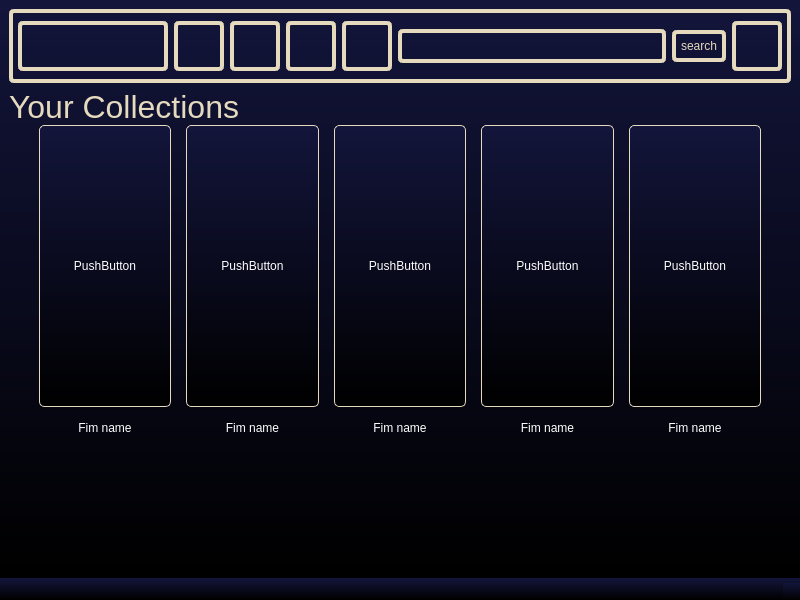
<?xml version="1.0" encoding="UTF-8"?>
<ui version="4.0">
 <class>FilmsCollection</class>
 <widget class="QMainWindow" name="FilmsCollection">
  <property name="geometry">
   <rect>
    <x>0</x>
    <y>0</y>
    <width>800</width>
    <height>600</height>
   </rect>
  </property>
  <property name="windowTitle">
   <string>MainWindow</string>
  </property>
  <property name="styleSheet">
   <string notr="true">background: qlineargradient(spread: pad, x1: 0, y1: 1, x2: 0, y2: 0, stop: 0 rgb(0, 0, 0), stop: 1 rgb(19, 21, 59));
color: white;</string>
  </property>
  <widget class="QWidget" name="centralwidget">
   <layout class="QVBoxLayout" name="verticalLayout_2">
    <item>
     <layout class="QVBoxLayout" name="verticalLayout">
      <item>
       <widget class="QWidget" name="widget_2" native="true">
        <property name="sizePolicy">
         <sizepolicy hsizetype="Preferred" vsizetype="Preferred">
          <horstretch>0</horstretch>
          <verstretch>76</verstretch>
         </sizepolicy>
        </property>
        <property name="minimumSize">
         <size>
          <width>0</width>
          <height>74</height>
         </size>
        </property>
        <property name="maximumSize">
         <size>
          <width>16777215</width>
          <height>76</height>
         </size>
        </property>
        <property name="layoutDirection">
         <enum>Qt::LeftToRight</enum>
        </property>
        <property name="styleSheet">
         <string notr="true">background-color: rgba(255, 255, 255, 0);
border: 4px solid rgb(229, 217, 190);
border-radius: 5px;
padding: 5px;</string>
        </property>
        <layout class="QHBoxLayout" name="horizontalLayout">
         <item>
          <widget class="QLabel" name="label_2">
           <property name="sizePolicy">
            <sizepolicy hsizetype="Preferred" vsizetype="Fixed">
             <horstretch>0</horstretch>
             <verstretch>50</verstretch>
            </sizepolicy>
           </property>
           <property name="minimumSize">
            <size>
             <width>150</width>
             <height>50</height>
            </size>
           </property>
           <property name="styleSheet">
            <string notr="true">border-image: url(:/rec/Pics/LogoRem.png);</string>
           </property>
           <property name="text">
            <string/>
           </property>
          </widget>
         </item>
         <item>
          <widget class="QPushButton" name="HomeBFC">
           <property name="minimumSize">
            <size>
             <width>0</width>
             <height>50</height>
            </size>
           </property>
           <property name="styleSheet">
            <string notr="true">border-image: url(:/rec/Pics/housenormal.png);</string>
           </property>
           <property name="text">
            <string/>
           </property>
          </widget>
         </item>
         <item>
          <widget class="QPushButton" name="FilmBFC">
           <property name="minimumSize">
            <size>
             <width>0</width>
             <height>50</height>
            </size>
           </property>
           <property name="styleSheet">
            <string notr="true">border-image: url(:/rec/Pics/Films.png);</string>
           </property>
           <property name="text">
            <string/>
           </property>
          </widget>
         </item>
         <item>
          <widget class="QPushButton" name="TVShowsBFC">
           <property name="minimumSize">
            <size>
             <width>0</width>
             <height>50</height>
            </size>
           </property>
           <property name="styleSheet">
            <string notr="true">border-image: url(:/rec/Pics/TVShows.png);</string>
           </property>
           <property name="text">
            <string/>
           </property>
          </widget>
         </item>
         <item>
          <widget class="QPushButton" name="KidsBFC">
           <property name="minimumSize">
            <size>
             <width>0</width>
             <height>50</height>
            </size>
           </property>
           <property name="styleSheet">
            <string notr="true">border-image: url(:/rec/Pics/Kids.png);</string>
           </property>
           <property name="text">
            <string/>
           </property>
          </widget>
         </item>
         <item>
          <widget class="QLineEdit" name="lineEdit">
           <property name="sizePolicy">
            <sizepolicy hsizetype="Expanding" vsizetype="Fixed">
             <horstretch>0</horstretch>
             <verstretch>0</verstretch>
            </sizepolicy>
           </property>
          </widget>
         </item>
         <item>
          <widget class="QPushButton" name="pushButton_15">
           <property name="styleSheet">
            <string notr="true">color: rgb(229, 217, 190);</string>
           </property>
           <property name="text">
            <string>search</string>
           </property>
          </widget>
         </item>
         <item>
          <widget class="QPushButton" name="UserBFC">
           <property name="minimumSize">
            <size>
             <width>0</width>
             <height>50</height>
            </size>
           </property>
           <property name="styleSheet">
            <string notr="true">border-image: url(:/rec/Pics/profile-user.png);</string>
           </property>
           <property name="text">
            <string/>
           </property>
          </widget>
         </item>
        </layout>
       </widget>
      </item>
     </layout>
    </item>
    <item>
     <widget class="QLabel" name="label_4">
      <property name="sizePolicy">
       <sizepolicy hsizetype="Preferred" vsizetype="Fixed">
        <horstretch>0</horstretch>
        <verstretch>30</verstretch>
       </sizepolicy>
      </property>
      <property name="minimumSize">
       <size>
        <width>0</width>
        <height>30</height>
       </size>
      </property>
      <property name="maximumSize">
       <size>
        <width>16777215</width>
        <height>30</height>
       </size>
      </property>
      <property name="styleSheet">
       <string notr="true">background-color: rgba(255, 255, 255, 0);
color: rgb(229, 217, 190);</string>
      </property>
      <property name="text">
       <string>&lt;html&gt;&lt;head/&gt;&lt;body&gt;&lt;p&gt;&lt;span style=&quot; font-size:24pt;&quot;&gt;Your Collections&lt;/span&gt;&lt;/p&gt;&lt;/body&gt;&lt;/html&gt;</string>
      </property>
     </widget>
    </item>
    <item>
     <layout class="QGridLayout" name="gridLayout">
      <property name="leftMargin">
       <number>30</number>
      </property>
      <property name="topMargin">
       <number>0</number>
      </property>
      <property name="rightMargin">
       <number>30</number>
      </property>
      <property name="bottomMargin">
       <number>0</number>
      </property>
      <property name="horizontalSpacing">
       <number>15</number>
      </property>
      <property name="verticalSpacing">
       <number>100</number>
      </property>
      <item row="0" column="4">
       <widget class="QPushButton" name="pushButton_4">
        <property name="sizePolicy">
         <sizepolicy hsizetype="Expanding" vsizetype="Expanding">
          <horstretch>0</horstretch>
          <verstretch>0</verstretch>
         </sizepolicy>
        </property>
        <property name="minimumSize">
         <size>
          <width>0</width>
          <height>196</height>
         </size>
        </property>
        <property name="maximumSize">
         <size>
          <width>16777215</width>
          <height>450</height>
         </size>
        </property>
        <property name="styleSheet">
         <string notr="true">border: 1px solid rgb(229, 217, 190);
border-radius: 5px;
padding: 5px;</string>
        </property>
        <property name="text">
         <string>PushButton</string>
        </property>
       </widget>
      </item>
      <item row="0" column="0">
       <widget class="QPushButton" name="pushButton_3">
        <property name="sizePolicy">
         <sizepolicy hsizetype="Expanding" vsizetype="Expanding">
          <horstretch>0</horstretch>
          <verstretch>0</verstretch>
         </sizepolicy>
        </property>
        <property name="minimumSize">
         <size>
          <width>0</width>
          <height>196</height>
         </size>
        </property>
        <property name="maximumSize">
         <size>
          <width>16777215</width>
          <height>450</height>
         </size>
        </property>
        <property name="styleSheet">
         <string notr="true">border: 1px solid rgb(229, 217, 190);
border-radius: 5px;
padding: 5px;</string>
        </property>
        <property name="text">
         <string>PushButton</string>
        </property>
       </widget>
      </item>
      <item row="0" column="3">
       <widget class="QPushButton" name="pushButton">
        <property name="sizePolicy">
         <sizepolicy hsizetype="Expanding" vsizetype="Expanding">
          <horstretch>0</horstretch>
          <verstretch>0</verstretch>
         </sizepolicy>
        </property>
        <property name="minimumSize">
         <size>
          <width>0</width>
          <height>196</height>
         </size>
        </property>
        <property name="maximumSize">
         <size>
          <width>16777215</width>
          <height>450</height>
         </size>
        </property>
        <property name="styleSheet">
         <string notr="true">border: 1px solid rgb(229, 217, 190);
border-radius: 5px;
padding: 5px;</string>
        </property>
        <property name="text">
         <string>PushButton</string>
        </property>
       </widget>
      </item>
      <item row="0" column="1">
       <widget class="QPushButton" name="pushButton_2">
        <property name="sizePolicy">
         <sizepolicy hsizetype="Expanding" vsizetype="Expanding">
          <horstretch>0</horstretch>
          <verstretch>0</verstretch>
         </sizepolicy>
        </property>
        <property name="minimumSize">
         <size>
          <width>0</width>
          <height>196</height>
         </size>
        </property>
        <property name="maximumSize">
         <size>
          <width>16777215</width>
          <height>450</height>
         </size>
        </property>
        <property name="styleSheet">
         <string notr="true">border: 1px solid rgb(229, 217, 190);
border-radius: 5px;
padding: 5px;</string>
        </property>
        <property name="text">
         <string>PushButton</string>
        </property>
       </widget>
      </item>
      <item row="0" column="2">
       <widget class="QPushButton" name="pushButton_5">
        <property name="sizePolicy">
         <sizepolicy hsizetype="Expanding" vsizetype="Expanding">
          <horstretch>0</horstretch>
          <verstretch>0</verstretch>
         </sizepolicy>
        </property>
        <property name="minimumSize">
         <size>
          <width>0</width>
          <height>196</height>
         </size>
        </property>
        <property name="maximumSize">
         <size>
          <width>16777215</width>
          <height>450</height>
         </size>
        </property>
        <property name="styleSheet">
         <string notr="true">border: 1px solid rgb(229, 217, 190);
border-radius: 5px;
padding: 5px;</string>
        </property>
        <property name="text">
         <string>PushButton</string>
        </property>
       </widget>
      </item>
     </layout>
    </item>
    <item>
     <layout class="QGridLayout" name="gridLayout_2">
      <property name="leftMargin">
       <number>30</number>
      </property>
      <property name="rightMargin">
       <number>30</number>
      </property>
      <property name="horizontalSpacing">
       <number>15</number>
      </property>
      <item row="0" column="4">
       <widget class="QLabel" name="label_17">
        <property name="minimumSize">
         <size>
          <width>100</width>
          <height>30</height>
         </size>
        </property>
        <property name="maximumSize">
         <size>
          <width>16777215</width>
          <height>50</height>
         </size>
        </property>
        <property name="styleSheet">
         <string notr="true">background-color: rgba(255, 255, 255, 0);</string>
        </property>
        <property name="text">
         <string>&lt;html&gt;&lt;head/&gt;&lt;body&gt;&lt;p align=&quot;center&quot;&gt;Fim name&lt;/p&gt;&lt;/body&gt;&lt;/html&gt;</string>
        </property>
       </widget>
      </item>
      <item row="0" column="3">
       <widget class="QLabel" name="label_16">
        <property name="minimumSize">
         <size>
          <width>100</width>
          <height>30</height>
         </size>
        </property>
        <property name="maximumSize">
         <size>
          <width>16777215</width>
          <height>100</height>
         </size>
        </property>
        <property name="styleSheet">
         <string notr="true">background-color: rgba(255, 255, 255, 0);</string>
        </property>
        <property name="text">
         <string>&lt;html&gt;&lt;head/&gt;&lt;body&gt;&lt;p align=&quot;center&quot;&gt;Fim name&lt;/p&gt;&lt;/body&gt;&lt;/html&gt;</string>
        </property>
       </widget>
      </item>
      <item row="0" column="2">
       <widget class="QLabel" name="label_20">
        <property name="minimumSize">
         <size>
          <width>100</width>
          <height>30</height>
         </size>
        </property>
        <property name="maximumSize">
         <size>
          <width>16777215</width>
          <height>100</height>
         </size>
        </property>
        <property name="styleSheet">
         <string notr="true">background-color: rgba(255, 255, 255, 0);</string>
        </property>
        <property name="text">
         <string>&lt;html&gt;&lt;head/&gt;&lt;body&gt;&lt;p align=&quot;center&quot;&gt;Fim name&lt;/p&gt;&lt;/body&gt;&lt;/html&gt;</string>
        </property>
       </widget>
      </item>
      <item row="0" column="1">
       <widget class="QLabel" name="label_23">
        <property name="minimumSize">
         <size>
          <width>100</width>
          <height>30</height>
         </size>
        </property>
        <property name="maximumSize">
         <size>
          <width>16777215</width>
          <height>100</height>
         </size>
        </property>
        <property name="styleSheet">
         <string notr="true">background-color: rgba(255, 255, 255, 0);</string>
        </property>
        <property name="text">
         <string>&lt;html&gt;&lt;head/&gt;&lt;body&gt;&lt;p align=&quot;center&quot;&gt;Fim name&lt;/p&gt;&lt;/body&gt;&lt;/html&gt;</string>
        </property>
       </widget>
      </item>
      <item row="0" column="0">
       <widget class="QLabel" name="label_18">
        <property name="minimumSize">
         <size>
          <width>100</width>
          <height>30</height>
         </size>
        </property>
        <property name="maximumSize">
         <size>
          <width>16777215</width>
          <height>100</height>
         </size>
        </property>
        <property name="styleSheet">
         <string notr="true">background-color: rgba(255, 255, 255, 0);</string>
        </property>
        <property name="text">
         <string>&lt;html&gt;&lt;head/&gt;&lt;body&gt;&lt;p align=&quot;center&quot;&gt;Fim name&lt;/p&gt;&lt;/body&gt;&lt;/html&gt;</string>
        </property>
       </widget>
      </item>
     </layout>
    </item>
    <item>
     <widget class="QLabel" name="label">
      <property name="minimumSize">
       <size>
        <width>0</width>
        <height>120</height>
       </size>
      </property>
      <property name="styleSheet">
       <string notr="true">background-color: rgba(255, 255, 255, 0);</string>
      </property>
      <property name="text">
       <string/>
      </property>
     </widget>
    </item>
   </layout>
  </widget>
  <widget class="QMenuBar" name="menubar">
   <property name="geometry">
    <rect>
     <x>0</x>
     <y>0</y>
     <width>800</width>
     <height>36</height>
    </rect>
   </property>
  </widget>
  <widget class="QStatusBar" name="statusbar"/>
 </widget>
 <resources/>
 <connections/>
</ui>
